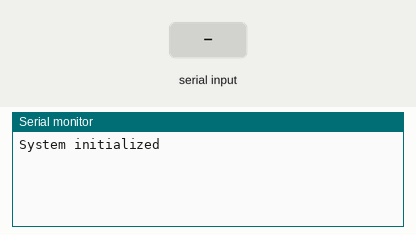
This sketch was run on a simulated ESP32. Shown: the last lines printed to the serial monitor. The inputs (shaded band) are chosen by the test bench.

Above: at 1.2 s.
1.3 s: "1" received over the second serial link
At 2.5 s:
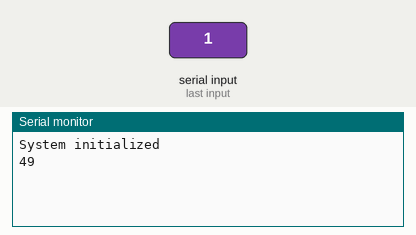
2.8 s: "0" received over the second serial link
At 3.8 s:
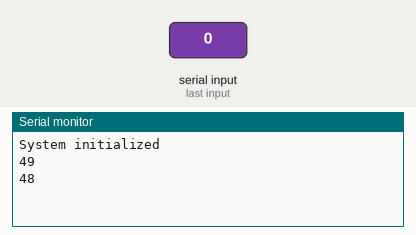
4.3 s: "2" received over the second serial link
At 4.9 s:
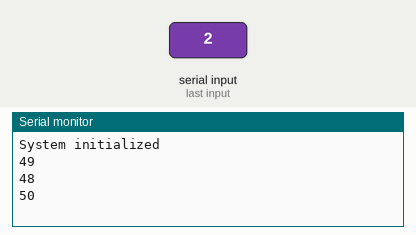

Measured:
- after the input at 1.3 s, the serial monitor: prints a new line at once (image 1)
- after the input at 2.8 s, the serial monitor: prints a new line at once (image 2)
- after the input at 4.3 s, the serial monitor: prints a new line at once (image 3)

The sketch:

pj14_1_voice_command.ino
```cpp
/*
 * 项目 : voice-command
 * 描述 : 通过语音控制模块读取对应命令
 * 编译IDE：ARDUINO IDE
 * 作者 : http//www.keyes-robot.com
*/

//导入相关库文件
#include <SoftwareSerial.h>

// 定义引脚常量
const int RX_PIN = 27; // 引脚 GPIO27 为 RX
const int TX_PIN = 16; // 引脚 GPIO16 为 TX

SoftwareSerial mySerial(RX_PIN, TX_PIN); // 定义软件串口引脚（RX, TX）

void setup() {
  Serial.begin(9600); // 硬件串口（与电脑通信）
  mySerial.begin(9600); // 软件串口（与外设通信）
  Serial.println("System initialized");
}

void loop() {
  if (mySerial.available()) { // 接收语音控制模块的外设数据(命令参数)
    int yuyin = mySerial.read(); // 将接收到的外设数据(命令参数)进行赋值
    mySerial.println(yuyin); // 软串口打印收到的外设数据(命令参数)
    Serial.println(yuyin); // 硬串口打印收到的外设数据(命令参数)
  }
}
```
